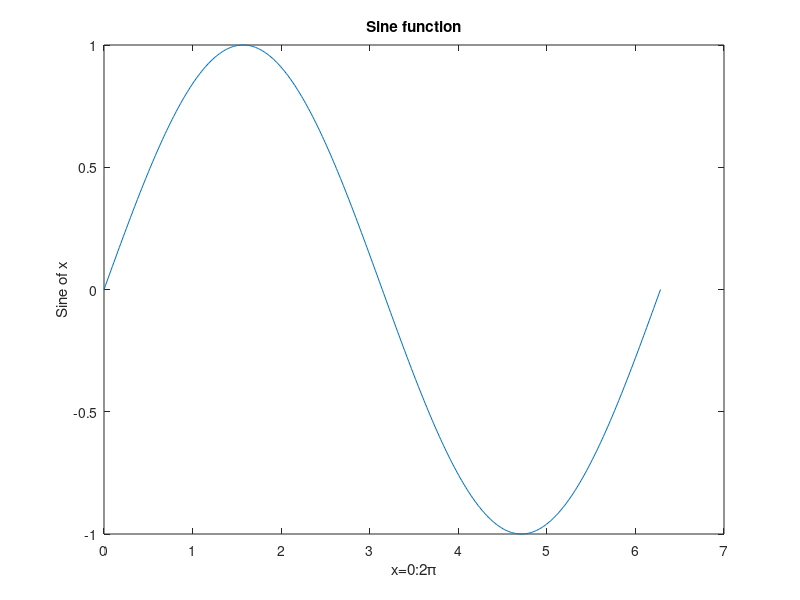

The MATLAB source for this figure:
% Basic Matlab Exercises

a=0:pi/200:2*pi;
a
x=sin(a)
plot(a,x)

xlabel('x=0:2\pi');
ylabel('Sine of x');
title('Sine function') ;

